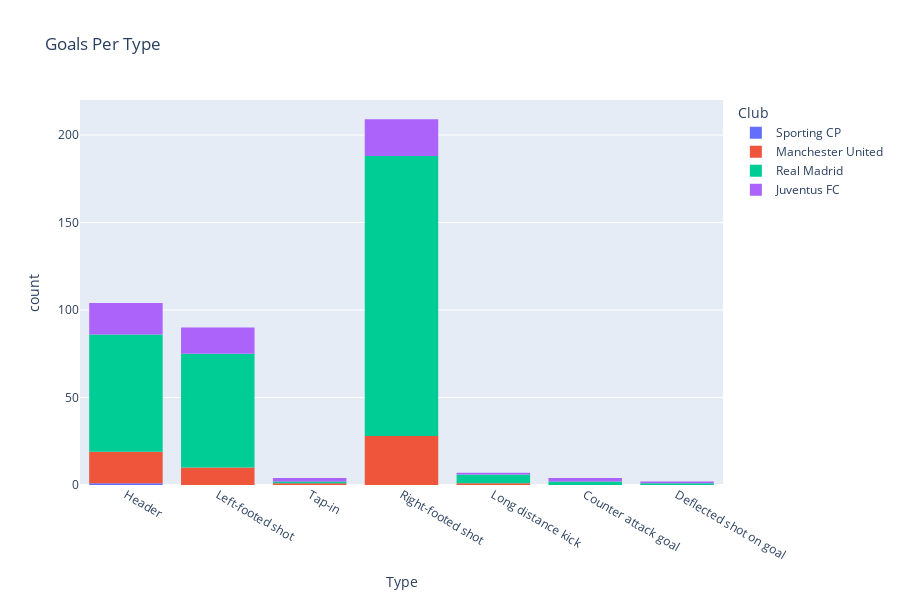

This figure's notebook cell:
### Markdown cell above
# 5.6 Goals Per Type of Goals

### Code cell
px.histogram(df,x="Type",title="Goals Per Type",
             log_x=False,log_y=False,
             height=600,
             color="Club",
             hover_name="Club",
             hover_data=["Playing_Position","Competition","Season","Club"])

### Figure 1 — Plotly figure (JSON) as saved in the notebook; plotly's stock layout.template omitted (floating-point values rounded to 4 significant figures; data arrays with more than 128 entries replaced by an {"elided": "..."} marker saying what was removed)
{"data": [{"alignmentgroup": "True", "bingroup": "x", "hovertemplate": "Club=Sporting CP<br>Type=%{x}<br>count=%{y}<extra></extra>", "legendgroup": "Sporting CP", "marker": {"color": "#636efa", "pattern": {"shape": ""}}, "name": "Sporting CP", "offsetgroup": "Sporting CP", "orientation": "v", "showlegend": true, "type": "histogram", "x": ["Header"], "xaxis": "x", "yaxis": "y"}, {"alignmentgroup": "True", "bingroup": "x", "hovertemplate": "Club=Manchester United<br>Type=%{x}<br>count=%{y}<extra></extra>", "legendgroup": "Manchester United", "marker": {"color": "#EF553B", "pattern": {"shape": ""}}, "name": "Manchester United", "offsetgroup": "Manchester United", "orientation": "v", "showlegend": true, "type": "histogram", "x": ["Header", "Left-footed shot", "Tap-in", "Right-footed shot", "Right-footed shot", "Left-footed shot", "Right-footed shot", "Right-footed shot", "Header", "Header", "Header", "Right-footed shot", "Header", "Right-footed shot", "Header", "Right-footed shot", "Left-footed shot", "Header", "Right-footed shot", "Right-footed shot", "Right-footed shot", "Right-footed shot", "Header", "Header", "Left-footed shot", "Right-footed shot", "Right-footed shot", "Header", "Left-footed shot", "Left-footed shot", "Right-footed shot", "Left-footed shot", "Header", "Header", "Right-footed shot", "Right-footed shot", "Header", "Header", "Left-footed shot", "Long distance kick", "Header", "Right-footed shot", "Left-footed shot", "Right-footed shot", "Right-footed shot", "Header", "Right-footed shot", "Right-footed shot", "Right-footed shot", "Right-footed shot", "Right-footed shot", "Right-footed shot", "Right-footed shot", "Header", "Right-footed shot", "Header", "Left-footed shot", "Right-footed shot"], "xaxis": "x", "yaxis": "y"}, {"alignmentgroup": "True", "bingroup": "x", "hovertemplate": "Club=Real Madrid<br>Type=%{x}<br>count=%{y}<extra></extra>", "legendgroup": "Real Madrid", "marker": {"color": "#00cc96", "pattern": {"shape": ""}}, "name": "Real Madrid", "offsetgroup": "Real Madrid", "orientation": "v", "showlegend": true, "type": "histogram", "x": {"elided": "301 str values"}, "xaxis": "x", "yaxis": "y"}, {"alignmentgroup": "True", "bingroup": "x", "hovertemplate": "Club=Juventus FC<br>Type=%{x}<br>count=%{y}<extra></extra>", "legendgroup": "Juventus FC", "marker": {"color": "#ab63fa", "pattern": {"shape": ""}}, "name": "Juventus FC", "offsetgroup": "Juventus FC", "orientation": "v", "showlegend": true, "type": "histogram", "x": ["Left-footed shot", "Left-footed shot", "Right-footed shot", "Right-footed shot", "Left-footed shot", "Header", "Right-footed shot", "Header", "Right-footed shot", "Header", "Header", "Right-footed shot", "Header", "Header", "Header", "Header", "Left-footed shot", "Header", "Left-footed shot", "Header", "Right-footed shot", "Tap-in", "Right-footed shot", "Left-footed shot", "Header", "Left-footed shot", "Deflected shot on goal", "Right-footed shot", "Left-footed shot", "Right-footed shot", "Right-footed shot", "Tap-in", "Long distance kick", "Left-footed shot", "Counter attack goal", "Right-footed shot", "Left-footed shot", "Right-footed shot", "Header", "Right-footed shot", "Right-footed shot", "Right-footed shot", "Right-footed shot", "Left-footed shot", "Right-footed shot", "Header", "Left-footed shot", "Right-footed shot", "Left-footed shot", "Right-footed shot", "Left-footed shot", "Header", "Header", "Right-footed shot", "Counter attack goal", "Header", "Left-footed shot", "Header", "Right-footed shot", "Header"], "xaxis": "x", "yaxis": "y"}], "layout": {"barmode": "relative", "height": 600, "legend": {"title": {"text": "Club"}, "tracegroupgap": 0}, "title": {"text": "Goals Per Type"}, "xaxis": {"anchor": "y", "domain": [0, 1], "title": {"text": "Type"}}, "yaxis": {"anchor": "x", "domain": [0, 1], "title": {"text": "count"}}}}
